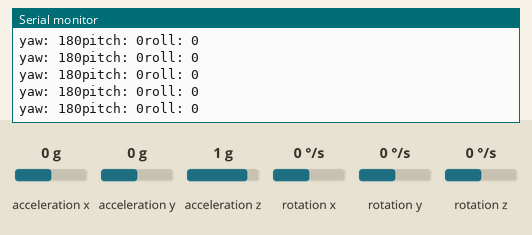
Recording of a sketch running on a simulated Arduino Uno, built with avr-gcc and run on an emulated ATmega328P. Shown: the last lines printed to the serial monitor. Wiring (inferred from the names in the program): MPU-6050 motion sensor at I2C address 0x68. The inputs (shaded band) are chosen by the test bench; at power-on: acceleration x 0 g, acceleration y 0 g, rotation x 0 °/s, acceleration z 1 g, rotation y 0 °/s, rotation z 0 °/s.

Above: at 1.2 s.
1.3 s: acceleration x set to 1.4 g
At 2.4 s:
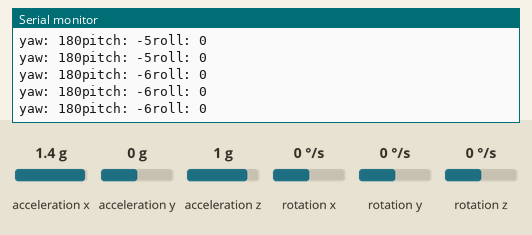
4.3 s: acceleration y set to -1.4 g
At 5.0 s:
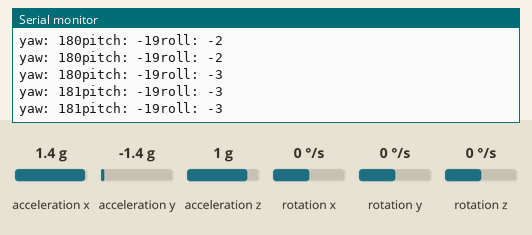
7.3 s: rotation x set to -192 °/s
At 8.3 s:
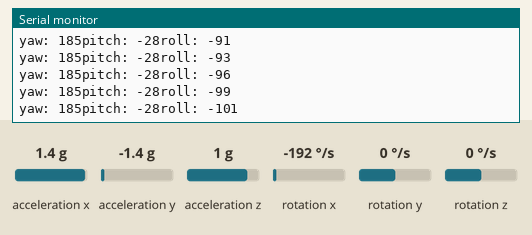
10.3 s: acceleration z set to -1.4 g
At 11.4 s:
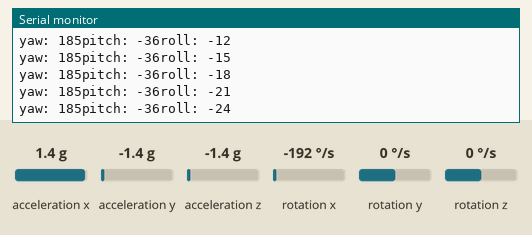
13.3 s: rotation y set to -100 °/s
At 13.9 s:
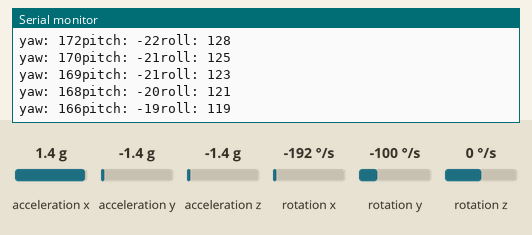
16.3 s: acceleration x set to -1.4 g
At 16.9 s:
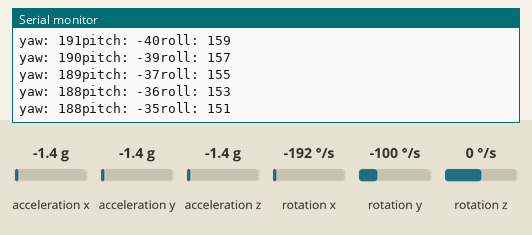
Timing chart, 0 to 19.3 s (numbered marks = the images above; inputs shaded):
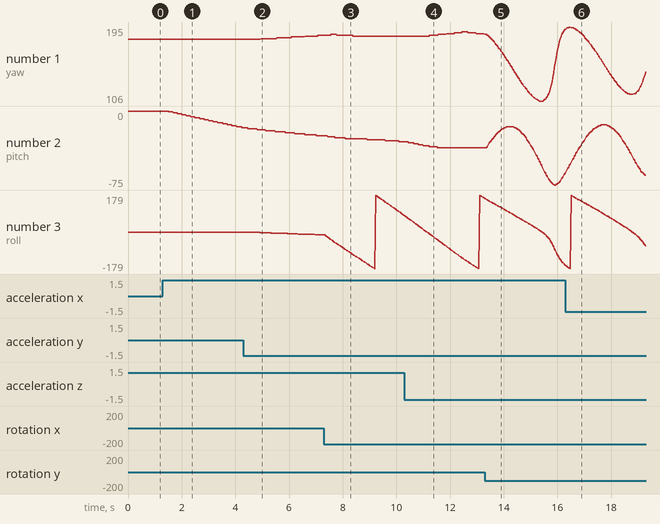

Measured:
- after the input at 1.3 s, the serial monitor: prints a new line after 0.23 s (image 1)
- after the input at 4.3 s, the serial monitor: prints a new line after 0.26 s (image 2)
- after the input at 7.3 s, the serial monitor: prints a new line after 0.06 s (image 3)
- plotted number 1: 180 → 185 after the input at 4.3 s
- plotted number 2: 0 → -17 after the input at 1.3 s
- plotted number 3: -14 → 81 after the input at 7.3 s

The sketch:

MPU6050.ino
```cpp
#include<Wire.h>
const int MPU_addr=0x68;// I2C address of the MPU-6050
int16_t accelerationX,accelerationY,accelerationZ,pitch,roll,yaw;
int16_t ax,ay,az,Tmp,GyX,GyY,GyZ;
unsigned long microsNow;
#include <MadgwickAHRS.h>

Madgwick filter;
unsigned long microsPerReading, microsPrevious;
float accelScale, gyroScale;
void setup() {
// put your setup code here, to run once:
Wire.begin();
 Wire.beginTransmission(MPU_addr);
 Wire.write(0x6B);// PWR_MGMT_1 register
 Wire.write(0);// set to zero (wakes up the MPU-6050)
 Wire.endTransmission(true);
 Serial.begin(9600);
 filter.begin(70);

  microsPerReading = 1000000 / 70;
  microsPrevious = micros();
}

void loop() {
  microsNow = micros();
  if (microsNow - microsPrevious >= microsPerReading) {
  // put your main code here, to run repeatedly:
Wire.beginTransmission(MPU_addr);
 Wire.write(0x3B);// starting with register 0x3B (ACCEL_XOUT_H)
 Wire.endTransmission(false);
 Wire.requestFrom(MPU_addr,14,true);// request a total of 14 registers
ax=Wire.read()<<8|Wire.read();// 0x3B (ACCEL_XOUT_H) & 0x3C (ACCEL_XOUT_L)
ay=Wire.read()<<8|Wire.read();// 0x3D (ACCEL_YOUT_H) & 0x3E (ACCEL_YOUT_L)
az=Wire.read()<<8|Wire.read();// 0x3F (ACCEL_ZOUT_H) & 0x40 (ACCEL_ZOUT_L)
Tmp=Wire.read()<<8|Wire.read();// 0x41 (TEMP_OUT_H) & 0x42 (TEMP_OUT_L)
GyX=Wire.read()<<8|Wire.read();// 0x43 (GYRO_XOUT_H) & 0x44 (GYRO_XOUT_L)
GyY=Wire.read()<<8|Wire.read();// 0x45 (GYRO_YOUT_H) & 0x46 (GYRO_YOUT_L)
GyZ=Wire.read()<<8|Wire.read();// 0x47 (GYRO_ZOUT_H) & 0x48 (GYRO_ZOUT_L)

ax=ax/16384.0;
ay=ay/16384.0;
az=az/16384.0;
GyX=GyX/131.0;
GyY=GyY/131.0;
GyZ=GyZ/131.0;
filter.updateIMU(GyX,GyY ,GyZ , ax, ay, az);

    // print the  yaw, pitch and roll
    roll = filter.getRoll();
    pitch = filter.getPitch();
    yaw = filter.getYaw();
    Serial.print("yaw: ");
    Serial.print( yaw);
    Serial.print("pitch: ");
    Serial.print(pitch);
    Serial.print("roll: ");
    Serial.println(roll);

    // increment previous time, so we keep proper pace
    microsPrevious = micros();
}
}
```
